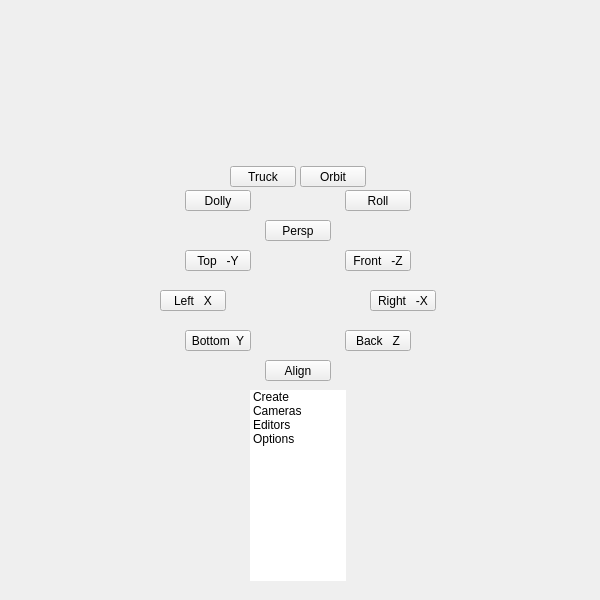
<?xml version="1.0" encoding="UTF-8"?>
<ui version="4.0">
 <class>QtUi</class>
 <widget class="QMainWindow" name="QtUi">
  <property name="enabled">
   <bool>true</bool>
  </property>
  <property name="geometry">
   <rect>
    <x>0</x>
    <y>0</y>
    <width>600</width>
    <height>600</height>
   </rect>
  </property>
  <property name="sizePolicy">
   <sizepolicy hsizetype="Ignored" vsizetype="Ignored">
    <horstretch>0</horstretch>
    <verstretch>0</verstretch>
   </sizepolicy>
  </property>
  <property name="minimumSize">
   <size>
    <width>0</width>
    <height>0</height>
   </size>
  </property>
  <property name="maximumSize">
   <size>
    <width>600</width>
    <height>600</height>
   </size>
  </property>
  <property name="cursor">
   <cursorShape>ArrowCursor</cursorShape>
  </property>
  <property name="windowTitle">
   <string>Toolkit</string>
  </property>
  <property name="tabShape">
   <enum>QTabWidget::Triangular</enum>
  </property>
  <property name="dockNestingEnabled">
   <bool>true</bool>
  </property>
  <property name="dockOptions">
   <set>QMainWindow::AllowNestedDocks|QMainWindow::AllowTabbedDocks|QMainWindow::AnimatedDocks|QMainWindow::ForceTabbedDocks</set>
  </property>
  <widget class="QWidget" name="mainWindow">
   <property name="sizePolicy">
    <sizepolicy hsizetype="Ignored" vsizetype="Ignored">
     <horstretch>0</horstretch>
     <verstretch>0</verstretch>
    </sizepolicy>
   </property>
   <widget class="QWidget" name="staticWindow" native="true">
    <property name="geometry">
     <rect>
      <x>0</x>
      <y>0</y>
      <width>601</width>
      <height>601</height>
     </rect>
    </property>
    <widget class="QWidget" name="w001" native="true">
     <property name="geometry">
      <rect>
       <x>0</x>
       <y>390</y>
       <width>601</width>
       <height>591</height>
      </rect>
     </property>
     <widget class="TkTreeWidget_ExpandableList" name="tree000">
      <property name="geometry">
       <rect>
        <x>250</x>
        <y>0</y>
        <width>96</width>
        <height>191</height>
       </rect>
      </property>
      <property name="layoutDirection">
       <enum>Qt::LeftToRight</enum>
      </property>
      <property name="frameShape">
       <enum>QFrame::NoFrame</enum>
      </property>
      <property name="frameShadow">
       <enum>QFrame::Plain</enum>
      </property>
      <property name="verticalScrollBarPolicy">
       <enum>Qt::ScrollBarAlwaysOff</enum>
      </property>
      <property name="horizontalScrollBarPolicy">
       <enum>Qt::ScrollBarAlwaysOff</enum>
      </property>
      <property name="sizeAdjustPolicy">
       <enum>QAbstractScrollArea::AdjustToContents</enum>
      </property>
      <property name="selectionMode">
       <enum>QAbstractItemView::NoSelection</enum>
      </property>
      <property name="indentation">
       <number>0</number>
      </property>
      <property name="itemsExpandable">
       <bool>false</bool>
      </property>
      <property name="headerHidden">
       <bool>true</bool>
      </property>
      <property name="expandsOnDoubleClick">
       <bool>false</bool>
      </property>
      <property name="columnCount">
       <number>5</number>
      </property>
      <attribute name="headerVisible">
       <bool>false</bool>
      </attribute>
      <column>
       <property name="text">
        <string notr="true">root</string>
       </property>
      </column>
      <column>
       <property name="text">
        <string>Editors</string>
       </property>
      </column>
      <column>
       <property name="text">
        <string>Cameras</string>
       </property>
      </column>
      <column>
       <property name="text">
        <string>Create</string>
       </property>
      </column>
      <column>
       <property name="text">
        <string>Options</string>
       </property>
      </column>
      <item>
       <property name="text">
        <string>Create</string>
       </property>
       <property name="text">
        <string/>
       </property>
       <property name="text">
        <string/>
       </property>
       <property name="text">
        <string>Custom Camera</string>
       </property>
       <property name="text">
        <string>Group Cameras</string>
       </property>
      </item>
      <item>
       <property name="text">
        <string>Cameras</string>
       </property>
       <property name="text">
        <string/>
       </property>
       <property name="text">
        <string/>
       </property>
       <property name="text">
        <string>Set Custom Camera</string>
       </property>
       <property name="text">
        <string>Adjust Clipping</string>
       </property>
      </item>
      <item>
       <property name="text">
        <string>Editors</string>
       </property>
       <property name="text">
        <string/>
       </property>
       <property name="text">
        <string/>
       </property>
       <property name="text">
        <string>Camera From View</string>
       </property>
       <property name="text">
        <string>Toggle Safe Frames</string>
       </property>
      </item>
      <item>
       <property name="text">
        <string>Options</string>
       </property>
       <property name="text">
        <string/>
       </property>
       <property name="text">
        <string/>
       </property>
       <property name="text">
        <string/>
       </property>
       <property name="text">
        <string/>
       </property>
      </item>
     </widget>
    </widget>
    <widget class="QWidget" name="viewport" native="true">
     <property name="geometry">
      <rect>
       <x>150</x>
       <y>220</y>
       <width>296</width>
       <height>161</height>
      </rect>
     </property>
     <widget class="QPushButton" name="v004">
      <property name="geometry">
       <rect>
        <x>115</x>
        <y>0</y>
        <width>66</width>
        <height>21</height>
       </rect>
      </property>
      <property name="minimumSize">
       <size>
        <width>0</width>
        <height>21</height>
       </size>
      </property>
      <property name="maximumSize">
       <size>
        <width>999</width>
        <height>21</height>
       </size>
      </property>
      <property name="text">
       <string>Persp</string>
      </property>
     </widget>
     <widget class="QPushButton" name="v005">
      <property name="geometry">
       <rect>
        <x>195</x>
        <y>30</y>
        <width>66</width>
        <height>21</height>
       </rect>
      </property>
      <property name="minimumSize">
       <size>
        <width>0</width>
        <height>21</height>
       </size>
      </property>
      <property name="maximumSize">
       <size>
        <width>999</width>
        <height>21</height>
       </size>
      </property>
      <property name="text">
       <string>Front   -Z</string>
      </property>
     </widget>
     <widget class="QPushButton" name="v002">
      <property name="geometry">
       <rect>
        <x>220</x>
        <y>70</y>
        <width>66</width>
        <height>21</height>
       </rect>
      </property>
      <property name="minimumSize">
       <size>
        <width>0</width>
        <height>21</height>
       </size>
      </property>
      <property name="maximumSize">
       <size>
        <width>999</width>
        <height>21</height>
       </size>
      </property>
      <property name="text">
       <string>Right   -X</string>
      </property>
     </widget>
     <widget class="QPushButton" name="v003">
      <property name="geometry">
       <rect>
        <x>10</x>
        <y>70</y>
        <width>66</width>
        <height>21</height>
       </rect>
      </property>
      <property name="minimumSize">
       <size>
        <width>0</width>
        <height>21</height>
       </size>
      </property>
      <property name="maximumSize">
       <size>
        <width>999</width>
        <height>21</height>
       </size>
      </property>
      <property name="text">
       <string>Left   X</string>
      </property>
     </widget>
     <widget class="QPushButton" name="v000">
      <property name="geometry">
       <rect>
        <x>195</x>
        <y>110</y>
        <width>66</width>
        <height>21</height>
       </rect>
      </property>
      <property name="minimumSize">
       <size>
        <width>0</width>
        <height>21</height>
       </size>
      </property>
      <property name="maximumSize">
       <size>
        <width>999</width>
        <height>21</height>
       </size>
      </property>
      <property name="text">
       <string>Back   Z</string>
      </property>
     </widget>
     <widget class="QPushButton" name="v006">
      <property name="geometry">
       <rect>
        <x>35</x>
        <y>110</y>
        <width>66</width>
        <height>21</height>
       </rect>
      </property>
      <property name="minimumSize">
       <size>
        <width>0</width>
        <height>21</height>
       </size>
      </property>
      <property name="maximumSize">
       <size>
        <width>999</width>
        <height>21</height>
       </size>
      </property>
      <property name="text">
       <string>Bottom  Y</string>
      </property>
     </widget>
     <widget class="QPushButton" name="v007">
      <property name="geometry">
       <rect>
        <x>115</x>
        <y>140</y>
        <width>66</width>
        <height>21</height>
       </rect>
      </property>
      <property name="minimumSize">
       <size>
        <width>0</width>
        <height>21</height>
       </size>
      </property>
      <property name="maximumSize">
       <size>
        <width>999</width>
        <height>21</height>
       </size>
      </property>
      <property name="text">
       <string>Align</string>
      </property>
     </widget>
     <widget class="QPushButton" name="v001">
      <property name="geometry">
       <rect>
        <x>35</x>
        <y>30</y>
        <width>66</width>
        <height>21</height>
       </rect>
      </property>
      <property name="minimumSize">
       <size>
        <width>0</width>
        <height>21</height>
       </size>
      </property>
      <property name="maximumSize">
       <size>
        <width>999</width>
        <height>21</height>
       </size>
      </property>
      <property name="text">
       <string>Top   -Y</string>
      </property>
     </widget>
    </widget>
    <widget class="QWidget" name="w000" native="true">
     <property name="geometry">
      <rect>
       <x>185</x>
       <y>10</y>
       <width>226</width>
       <height>201</height>
      </rect>
     </property>
     <widget class="QPushButton" name="v012">
      <property name="enabled">
       <bool>true</bool>
      </property>
      <property name="geometry">
       <rect>
        <x>45</x>
        <y>156</y>
        <width>66</width>
        <height>21</height>
       </rect>
      </property>
      <property name="minimumSize">
       <size>
        <width>0</width>
        <height>21</height>
       </size>
      </property>
      <property name="maximumSize">
       <size>
        <width>999</width>
        <height>21</height>
       </size>
      </property>
      <property name="toolTip">
       <string>Camera: Truck</string>
      </property>
      <property name="text">
       <string>Truck</string>
      </property>
     </widget>
     <widget class="QPushButton" name="v013">
      <property name="enabled">
       <bool>true</bool>
      </property>
      <property name="geometry">
       <rect>
        <x>115</x>
        <y>156</y>
        <width>66</width>
        <height>21</height>
       </rect>
      </property>
      <property name="minimumSize">
       <size>
        <width>0</width>
        <height>21</height>
       </size>
      </property>
      <property name="maximumSize">
       <size>
        <width>999</width>
        <height>21</height>
       </size>
      </property>
      <property name="toolTip">
       <string>Camera: Pan</string>
      </property>
      <property name="text">
       <string>Orbit</string>
      </property>
     </widget>
     <widget class="QPushButton" name="v010">
      <property name="enabled">
       <bool>true</bool>
      </property>
      <property name="geometry">
       <rect>
        <x>0</x>
        <y>180</y>
        <width>66</width>
        <height>21</height>
       </rect>
      </property>
      <property name="minimumSize">
       <size>
        <width>0</width>
        <height>21</height>
       </size>
      </property>
      <property name="maximumSize">
       <size>
        <width>999</width>
        <height>21</height>
       </size>
      </property>
      <property name="toolTip">
       <string>Camera: Dolly</string>
      </property>
      <property name="text">
       <string>Dolly</string>
      </property>
     </widget>
     <widget class="QPushButton" name="v011">
      <property name="enabled">
       <bool>true</bool>
      </property>
      <property name="geometry">
       <rect>
        <x>160</x>
        <y>180</y>
        <width>66</width>
        <height>21</height>
       </rect>
      </property>
      <property name="minimumSize">
       <size>
        <width>0</width>
        <height>21</height>
       </size>
      </property>
      <property name="maximumSize">
       <size>
        <width>999</width>
        <height>21</height>
       </size>
      </property>
      <property name="toolTip">
       <string>Camera: Roll</string>
      </property>
      <property name="text">
       <string>Roll</string>
      </property>
     </widget>
    </widget>
   </widget>
  </widget>
 </widget>
 <customwidgets>
  <customwidget>
   <class>TkTreeWidget_ExpandableList</class>
   <extends>QTreeWidget</extends>
   <header>qtreewidget_expandablelist.h</header>
  </customwidget>
 </customwidgets>
 <resources/>
 <connections/>
 <designerdata>
  <property name="gridDeltaX">
   <number>5</number>
  </property>
  <property name="gridDeltaY">
   <number>10</number>
  </property>
  <property name="gridSnapX">
   <bool>true</bool>
  </property>
  <property name="gridSnapY">
   <bool>true</bool>
  </property>
  <property name="gridVisible">
   <bool>true</bool>
  </property>
 </designerdata>
</ui>
